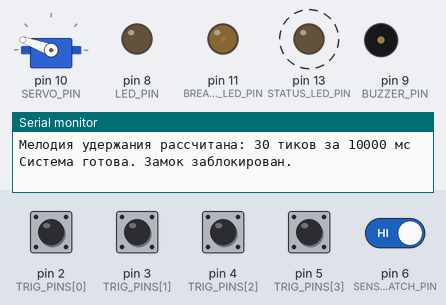
Bench run of a sketch on a simulated Arduino Uno, built with avr-gcc and run on an emulated ATmega328P. Shown: servo, output pins drawn as LEDs (lit = HIGH), buzzer (waves = sounding, pin HIGH), the last lines printed to the serial monitor. Dashed ring = blinking. The test bench sets the inputs (shaded band); at power-on: pin 2 (TRIG_PINS[0]), pin 3 (TRIG_PINS[1]), pin 4 (TRIG_PINS[2]), pin 5 (TRIG_PINS[3]), pin 6 (SENSOR_LATCH_PIN) HIGH. EEPROM starts erased.

Above: at 1.7 s.
1.8 s: pin 4 (TRIG_PINS[2]) pulled LOW for 0.15 s
At 2.64 s:
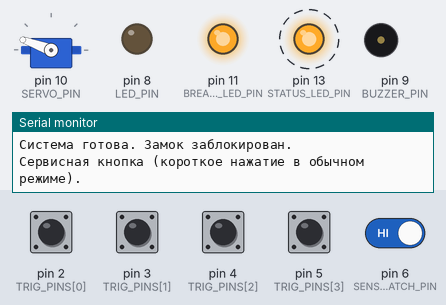
4.8 s: pin 2 (TRIG_PINS[0]) pulled LOW for 0.15 s
At 5.64 s:
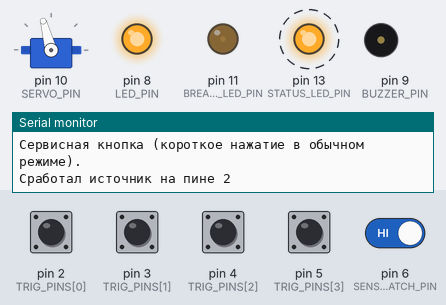
7.8 s: pin 3 (TRIG_PINS[1]) pulled LOW for 0.15 s
10.9 s: pin 5 (TRIG_PINS[3]) pulled LOW for 0.15 s
13.9 s: pin 2 (TRIG_PINS[0]) pulled LOW for 1 s
At 15.57 s:
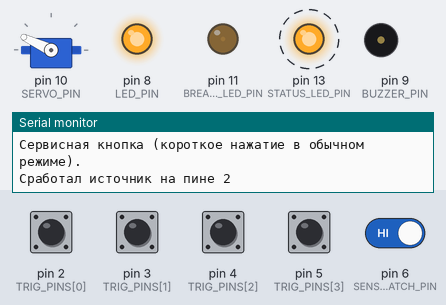
16.9 s: pin 3 (TRIG_PINS[1]) pulled LOW for 1 s
At 18.63 s:
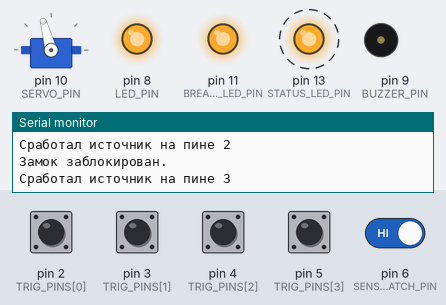
Timing chart, 0 to 29.1 s (numbered marks = the images above; inputs shaded):
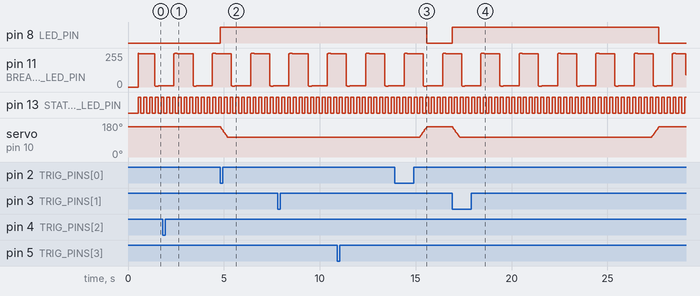

Measured:
- after the input at 4.8 s, pin 8 (LED_PIN): LOW → HIGH at once; servo on pin 10 (SERVO_PIN): moves from 160° to 105° over 0.38 s, starting at once
- after the input at 16.9 s, pin 8 (LED_PIN): LOW → HIGH at once; servo on pin 10 (SERVO_PIN): moves from 160° to 105° over 0.38 s, starting at once
- by itself, pin 13 (STATUS_LED_PIN): alternates HIGH for 0.15 s and LOW for 0.15 s

The sketch:

door_lock.ino
```cpp
#include <Servo.h>
#include <avr/wdt.h>
#include <EEPROM.h>

// ==========================================
// 1. ОБЪЯВЛЕНИЕ ПИНОВ И КОНСТАНТ
// ==========================================

// --- Пины выхода ---
const byte SERVO_PIN = 10;         // Собственно сервопривод
const byte LED_PIN = 8;            // Индикатор состояния
const byte BUZZER_PIN = 9;         // Активная пикалка
const byte STATUS_LED_PIN = 13;    // тупо мигает когда комият собаку
const byte BREATHING_LED_PIN = 11; // дыхание подсветки главной кнопки

// --- Пины входов ---
const byte TRIG_PINS[] = {2, 3, 4, 5};  // пины входов с датчиков активный низкий уровень
const byte NUM_TRIGS = sizeof(TRIG_PINS) / sizeof(TRIG_PINS[0]); // назначение пинов
const byte SENSOR_LATCH_PIN = 6;        // вход сигнал с датчика Холла (открыто/закрыто)

const byte CONFIG_BUTTON_INDEX = 2;     // для D4 и меню по кнопке настройки

// --- Механика и скорость ---
const int ANGLE_DOWN = 160;      // начальный угол сервы больше 160 нельзя, упремся!
const int ANGLE_UP = 105;        // конечный угол сервы меньше 40 нельзя, угол раскрытия макс: 160 - 40 = 120 это 55 мм хода тросика!
const int MOVE_DELAY = 7;        // скважность импульсов сервы от этого зависит его скорость

// --- Звуки и время ---
const unsigned long HOLD_TIME = 10000;   // ⚠️ МЕНЯЙ ТОЛЬКО ЗДЕСЬ - паузы пересчитаются автоматически!
const byte HOLD_TICK_COUNT = 30;         // Количество тиков в мелодии удержания
const unsigned long DEBOUNCE_TIMEOUTS[] = { 3000, 3000, 3000, 3000 };
const unsigned long ALARM_DELAY = 15000; // Время до НАЧАЛА тревоги

// ⚠️ НОВОЕ: Максимальная продолжительность ЗВУКА тревоги (мс)
// После этого времени звук выключится, но LED продолжит мигать, пока дверь открыта.
const unsigned long ALARM_SOUND_DURATION = 15000; // 15 секунд звучания

const unsigned long LONG_PRESS_DURATION = 1500;
const int EEPROM_VOLUME_INDEX = 0;

// ==========================================
// 🔇 НАСТРОЙКИ "ТИХОГО РЕЖИМА" ЗУММЕРА
// ==========================================
#define USE_SAFE_PULSE_MODE

const unsigned int VOLUME_LEVELS[] = {100, 10000, 100000}; // значения для меню выбора громкости пищалки
const byte MAX_VOLUME_LEVELS = sizeof(VOLUME_LEVELS) / sizeof(VOLUME_LEVELS[0]); //сюда сохраняем выбранный уровеньгромкости

byte currentVolumeIndex = 0;

// ==========================================
// 🎵 МЕЛОДИИ (Партитуры) 🎵
// ==========================================

const unsigned int MELODY_OPEN[] = {50, 50, 0}; // "." один короткий тик и короткая пауза

const unsigned int MELODY_CLOSE[] = {50, 50, 0}; // {300, 102, 300, 102, 300, 503, 0}; // "_ _ _" три длинных тика

const unsigned int MORSE_AR[] = {100, 102, 300, 102, 100, 102, 300, 102, 100, 503, 0};  // "._._." ти-таа-ти-таа-ти

const unsigned int MELODY_ALARM[] = {100, 102, 100, 102, 100, 303, 300, 102, 300, 102, 300, 303, 100, 102, 100, 102, 100, 603, 0};  // "... _ _ _ ..." ну ты понял

// ==========================================
// 🎼 ДИНАМИЧЕСКАЯ МЕЛОДИЯ УДЕРЖАНИЯ
// ==========================================
// Массивы рассчитываются автоматически при старте на основе HOLD_TIME
unsigned int holdMelodyBuffer[HOLD_TICK_COUNT * 2 + 1];

// Функция расчета ускоряющихся пауз (геометрическая прогрессия)
void calculateHoldMelody() {
  const float q = 0.9;
  const unsigned int MIN_PAUSE_MS = 10; // Минимальная пауза между тиками
  const unsigned int TICK_DURATION_MS = 1; // Минимальная длительность (реальная определяется в setBuzzerOn)

  float a1 = (float)HOLD_TIME * (1.0 - q) / (1.0 - pow(q, HOLD_TICK_COUNT));

  for (byte i = 0; i < HOLD_TICK_COUNT; i++) {
    holdMelodyBuffer[i * 2] = TICK_DURATION_MS; // 1 мс (минимум, реальная длительность из VOLUME_LEVELS)

    unsigned int calculatedPause = (unsigned int)(a1 * pow(q, i));
    holdMelodyBuffer[i * 2 + 1] = (calculatedPause < MIN_PAUSE_MS) ? MIN_PAUSE_MS : calculatedPause;
  }
  holdMelodyBuffer[HOLD_TICK_COUNT * 2] = 0;

  Serial.print(F("Мелодия удержания рассчитана: "));
  Serial.print(HOLD_TICK_COUNT);
  Serial.print(F(" тиков за "));
  Serial.print(HOLD_TIME);
  Serial.println(F(" мс"));
}

// --- Дыхание подсветки ---
const unsigned long BREATH_PERIOD_MS = 2000;
const byte MIN_BRIGHTNESS = 5;
const byte MAX_BRIGHTNESS = 255;

// ==========================================
// 2. ДВИЖОК ВОСПРОИЗВЕДЕНИЯ МЕЛОДИЙ
// ==========================================
const unsigned int* playingMelody = nullptr;
int melodyIndex = 0;
unsigned long melodyStepStart = 0;
bool isMelodyPlaying = false;
bool loopCurrentMelody = false;
bool isHoldMelodyStarted = false;

void setBuzzerOn() {
  #ifdef USE_SAFE_PULSE_MODE
    digitalWrite(BUZZER_PIN, HIGH);
    delayMicroseconds(VOLUME_LEVELS[currentVolumeIndex]);
    digitalWrite(BUZZER_PIN, LOW);
  #else
    analogWrite(BUZZER_PIN, 255);
  #endif
}

void setBuzzerOff() {
  analogWrite(BUZZER_PIN, 0);
  digitalWrite(BUZZER_PIN, LOW);
}

void playMelody(const unsigned int* melody, bool loop = false) {
  playingMelody = melody;
  melodyIndex = 0;
  melodyStepStart = millis();
  isMelodyPlaying = true;
  loopCurrentMelody = loop;
  if (playingMelody[0] > 0) setBuzzerOn();
}

void stopMelody() {
  isMelodyPlaying = false;
  playingMelody = nullptr;
  setBuzzerOff();
}

void updateMelody(unsigned long currentTime) {
  if (!isMelodyPlaying || playingMelody == nullptr) return;
  unsigned int duration = playingMelody[melodyIndex];

  if (duration == 0) {
    if (loopCurrentMelody) {
      melodyIndex = 0; duration = playingMelody[0]; melodyStepStart = currentTime;
      setBuzzerOn();
    } else {
      isMelodyPlaying = false; playingMelody = nullptr; setBuzzerOff();
    }
    return;
  }

  if (currentTime - melodyStepStart >= duration) {
    melodyStepStart = currentTime;
    melodyIndex++;
    if (playingMelody[melodyIndex] == 0) {
      if (loopCurrentMelody) {
        melodyIndex = 0;
        setBuzzerOn();
      } else {
        isMelodyPlaying = false; playingMelody = nullptr; setBuzzerOff();
      }
    } else {
      if (melodyIndex % 2 == 0) {
        setBuzzerOn();
      } else {
        setBuzzerOff();
      }
    }
  }
}

// ==========================================
// 3. КОНЕЧНЫЙ АВТОМАТ И ПЕРЕМЕННЫЕ
// ==========================================
enum SystemState {
  STATE_IDLE,
  STATE_MOVING_UP,
  STATE_HOLDING,
  STATE_MOVING_DOWN,
  STATE_CONFIG
};

SystemState currentState = STATE_IDLE;
unsigned long stateStartTime = 0;
int currentAngle = ANGLE_DOWN;
int targetAngle = ANGLE_DOWN;
unsigned long lastStepTime = 0;

unsigned long lastLedToggleTime = 0;
bool ledState = false;

unsigned long latchOpenTime = 0;
bool isAlarming = false;
unsigned long alarmSoundStartTime = 0; // ⚠️ НОВОЕ: Время начала звука тревоги

bool lastState[NUM_TRIGS];
unsigned long lastTriggerTime[NUM_TRIGS];

unsigned long configButtonPressTime = 0;
bool configButtonIsPressed = false;
bool configLongPressHandled = false;

Servo doorLock;

// ==========================================
// 4. ФУНКЦИЯ НАСТРОЙКИ
// ==========================================
void setup() {
  Serial.begin(115200);
  wdt_enable(WDTO_2S);

  for (byte i = 0; i < NUM_TRIGS; i++) {
    pinMode(TRIG_PINS[i], INPUT_PULLUP);
    lastState[i] = HIGH;
    lastTriggerTime[i] = 0;
  }

  pinMode(LED_PIN, OUTPUT);
  pinMode(BUZZER_PIN, OUTPUT);
  pinMode(STATUS_LED_PIN, OUTPUT);
  pinMode(BREATHING_LED_PIN, OUTPUT);
  pinMode(SENSOR_LATCH_PIN, INPUT_PULLUP);

  setBuzzerOff();

  doorLock.attach(SERVO_PIN);
  doorLock.write(ANGLE_DOWN);

  unsigned long setupStart = millis();
  while (millis() - setupStart < 500) { wdt_reset(); }

  doorLock.detach();
  digitalWrite(LED_PIN, LOW);

  // --- ЧТЕНИЕ УРОВНЯ ГРОМКОСТИ ИЗ EEPROM ---
  byte savedVolume = EEPROM.read(EEPROM_VOLUME_INDEX);
  if (savedVolume < MAX_VOLUME_LEVELS) {
    currentVolumeIndex = savedVolume;
    Serial.print(F("Загружен уровень громкости из EEPROM: "));
    Serial.println(currentVolumeIndex + 1);
  } else {
    currentVolumeIndex = 0;
    EEPROM.update(EEPROM_VOLUME_INDEX, currentVolumeIndex);
    Serial.println(F("EEPROM пуст. Установлен уровень громкости 1 по умолчанию."));
  }

  // --- РАСЧЕТ ДИНАМИЧЕСКОЙ МЕЛОДИИ УДЕРЖАНИЯ ---
  calculateHoldMelody();

  Serial.println(F("Система готова. Замок заблокирован."));
}

// ==========================================
// 5. ОСНОВНОЙ ЦИКЛ
// ==========================================
void loop() {
  unsigned long currentTime = millis();
  wdt_reset();

  updateMelody(currentTime);

  // --- ОБРАБОТКА СЕРВИСНОЙ КНОПКИ (D4) ---
  bool configBtnState = digitalRead(TRIG_PINS[CONFIG_BUTTON_INDEX]);

  if (configBtnState == LOW && lastState[CONFIG_BUTTON_INDEX] == HIGH) {
    configButtonPressTime = currentTime;
    configButtonIsPressed = true;
    configLongPressHandled = false;
  }

  if (configBtnState == HIGH && lastState[CONFIG_BUTTON_INDEX] == LOW) {
    if (configButtonIsPressed) {
      unsigned long pressDuration = currentTime - configButtonPressTime;

      if (!configLongPressHandled && pressDuration < LONG_PRESS_DURATION) {
        if (currentState == STATE_CONFIG) {
          currentVolumeIndex++;
          if (currentVolumeIndex >= MAX_VOLUME_LEVELS) currentVolumeIndex = 0;

          setBuzzerOn();
          digitalWrite(LED_PIN, HIGH);
          delay(100);
          setBuzzerOff();
          digitalWrite(LED_PIN, LOW);

          Serial.print(F("Уровень громкости: ")); Serial.println(currentVolumeIndex + 1);
        } else if (currentState == STATE_IDLE) {
          Serial.println(F("Сервисная кнопка (короткое нажатие в обычном режиме)."));
        }
      }
      configButtonIsPressed = false;
    }
  }

  if (configButtonIsPressed && !configLongPressHandled) {
    if ((currentTime - configButtonPressTime) >= LONG_PRESS_DURATION) {
      configLongPressHandled = true;

      if (currentState == STATE_CONFIG) {
        currentState = STATE_IDLE;
        EEPROM.update(EEPROM_VOLUME_INDEX, currentVolumeIndex);
        playMelody(MORSE_AR, false);
        Serial.print(F("Настройка завершена. Сохранен уровень громкости: "));
        Serial.println(currentVolumeIndex + 1);
      } else if (currentState == STATE_IDLE) {
        currentState = STATE_CONFIG;
        Serial.println(F("Вход в режим настройки громкости зуммера."));
        Serial.print(F("Текущий уровень: ")); Serial.println(currentVolumeIndex + 1);
      }
    }
  }
  lastState[CONFIG_BUTTON_INDEX] = configBtnState;

  // --- ОБРАБОТКА ОСТАЛЬНЫХ КНОПОК (D2, D3, D5) ---
  for (byte i = 0; i < NUM_TRIGS; i++) {
    if (i == CONFIG_BUTTON_INDEX) continue;

    bool currentStatePin = digitalRead(TRIG_PINS[i]);
    if (lastState[i] == HIGH && currentStatePin == LOW) {
      if (currentTime - lastTriggerTime[i] >= DEBOUNCE_TIMEOUTS[i]) {
        lastTriggerTime[i] = currentTime;
        lastState[i] = currentStatePin;
        if (currentState == STATE_IDLE) {
          Serial.print(F("Сработал источник на пине ")); Serial.println(TRIG_PINS[i]);
          startUnlockCycle(currentTime);
        }
      }
    }
    lastState[i] = currentStatePin;
  }

  // ==========================================
  // ⚠️ НОВОЕ: ЛОГИКА КОНТРОЛЯ ПОЛОЖЕНИЯ СОБАЧКИ С ТАЙМАУТОМ ЗВУКА
  // ==========================================
  bool latchIsUp = (digitalRead(SENSOR_LATCH_PIN) == LOW);

  if (latchIsUp) {
    if (latchOpenTime == 0) latchOpenTime = currentTime;

    // 1. Запуск тревоги (звук + начало отсчета времени звука)
    if ((currentTime - latchOpenTime >= ALARM_DELAY) && !isAlarming) {
      isAlarming = true;
      alarmSoundStartTime = currentTime;
      playMelody(MELODY_ALARM, true);
      Serial.println(F("ВНИМАНИЕ: Замок открыт слишком долго! Включена тревога."));
    }

    // 2. Принудительная остановка ЗВУКА по истечении ALARM_SOUND_DURATION
    // Флаг isAlarming при этом остается true, чтобы продолжало мигать LED
    if (isAlarming && (currentTime - alarmSoundStartTime >= ALARM_SOUND_DURATION)) {
      if (isMelodyPlaying) {
        stopMelody();
        Serial.println(F("Звук тревоги выключен по таймауту. Дверь всё ещё открыта!"));
      }
    }
  } else {
    // Датчик Холла в покое (дверь закрыта)
    latchOpenTime = 0;
    alarmSoundStartTime = 0;
    if (currentState == STATE_IDLE) {
      if (isAlarming) {
        stopMelody(); // На всякий случай гарантируем остановку
        isAlarming = false;
        digitalWrite(LED_PIN, LOW);
        Serial.println(F("Дверь закрыта. Тревога снята."));
      }
    }
  }

  // 3. Управление миганием LED во время тревоги (работает независимо от звука!)
  if (isAlarming) {
    if (currentTime - lastLedToggleTime >= 300) { // Мигание каждые 300 мс
      lastLedToggleTime = currentTime;
      ledState = !ledState;
      digitalWrite(LED_PIN, ledState ? HIGH : LOW);
    }
  } else if (currentState == STATE_IDLE) {
    // Если не тревога и мы в простое, гасим LED (на случай, если он остался висеть)
    digitalWrite(LED_PIN, LOW);
  }
  // ==========================================

  // --- ИНДИКАЦИЯ LED (Дыхание или Быстрое мигание в конфиге) ---
  if (currentState == STATE_CONFIG) {
    if (currentTime - lastLedToggleTime >= 100) {
      lastLedToggleTime = currentTime;
      ledState = !ledState;
      analogWrite(BREATHING_LED_PIN, ledState ? MAX_BRIGHTNESS : MIN_BRIGHTNESS);
    }
  } else if (!isAlarming) { // Дыхание работает только если нет тревоги
    unsigned long timeInPeriod = currentTime % BREATH_PERIOD_MS;
    float phase = (timeInPeriod * 2.0 * PI) / BREATH_PERIOD_MS;
    int offset = (MAX_BRIGHTNESS + MIN_BRIGHTNESS) / 2;
    int amplitude = (MAX_BRIGHTNESS - MIN_BRIGHTNESS) / 2;
    int currentBrightness = offset + (amplitude * sin(phase));
    analogWrite(BREATHING_LED_PIN, currentBrightness);
  }

  // --- МИГАНИЕ СТАТУСНОГО LED (D13) ---
  static unsigned long d13Timer = 0;
  static bool d13State = false;
  if (currentTime - d13Timer >= 150) {
    d13Timer = currentTime;
    d13State = !d13State;
    digitalWrite(STATUS_LED_PIN, d13State);
  }

  // --- ОБРАБОТКА СОСТОЯНИЙ АВТОМАТА ---
  switch (currentState) {
    case STATE_IDLE:
      break;
    case STATE_MOVING_UP:
      handleMovingUpState(currentTime);
      break;
    case STATE_HOLDING:
      handleHoldingState(currentTime);
      break;
    case STATE_MOVING_DOWN:
      handleMovingDownState(currentTime);
      break;
    case STATE_CONFIG:
      break;
  }
}

// ==========================================
// 6. ФУНКЦИИ ОБРАБОТКИ СОСТОЯНИЙ
// ==========================================

void handleMovingUpState(unsigned long currentTime) {
  if (currentTime - lastStepTime >= MOVE_DELAY) {
    lastStepTime = currentTime;
    if (currentAngle != targetAngle) {
      if (currentAngle < targetAngle) currentAngle++;
      else currentAngle--;
      doorLock.write(currentAngle);
    } else {
      currentState = STATE_HOLDING;
      stateStartTime = currentTime;
      digitalWrite(LED_PIN, HIGH);
      playMelody(MELODY_OPEN, false);
      isHoldMelodyStarted = false;
    }
  }
}

void handleHoldingState(unsigned long currentTime) {
  if (!isMelodyPlaying && !isHoldMelodyStarted) {
    playMelody(holdMelodyBuffer, true); // ⚠️ Используем динамический массив!
    isHoldMelodyStarted = true;
  }

  if ((currentTime - stateStartTime) >= HOLD_TIME) {
    currentState = STATE_MOVING_DOWN;
    targetAngle = ANGLE_DOWN;
    lastStepTime = currentTime;
    stopMelody();
    isHoldMelodyStarted = false;
  }
}

void handleMovingDownState(unsigned long currentTime) {
  if (currentTime - lastStepTime >= MOVE_DELAY) {
    lastStepTime = currentTime;
    if (currentAngle != targetAngle) {
      if (currentAngle < targetAngle) currentAngle++;
      else currentAngle--;
      doorLock.write(currentAngle);
    } else {
      finishUnlockCycle();
    }
  }
}

// ==========================================
// 7. ВСПОМОГАТЕЛЬНЫЕ ФУНКЦИИ
// ==========================================

void startUnlockCycle(unsigned long currentTime) {
  currentState = STATE_MOVING_UP;
  stateStartTime = currentTime;
  targetAngle = ANGLE_UP;
  lastStepTime = currentTime;
  digitalWrite(LED_PIN, HIGH);
  doorLock.attach(SERVO_PIN);
}

void finishUnlockCycle() {
  doorLock.detach();
  currentState = STATE_IDLE;
  digitalWrite(LED_PIN, LOW);
  playMelody(MELODY_CLOSE, false);
  Serial.println(F("Замок заблокирован."));
}
```
